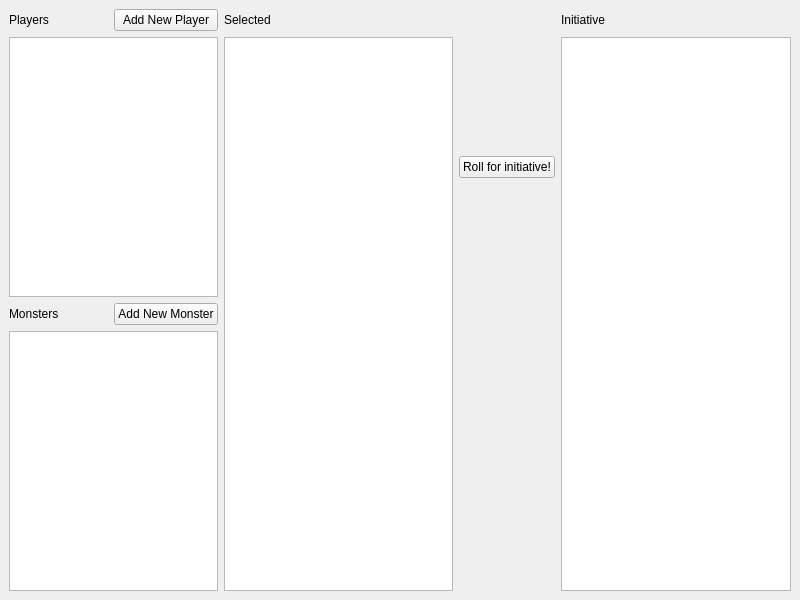
<?xml version="1.0" encoding="UTF-8"?>
<ui version="4.0">
 <class>MainWindow</class>
 <widget class="QMainWindow" name="MainWindow">
  <property name="geometry">
   <rect>
    <x>0</x>
    <y>0</y>
    <width>800</width>
    <height>600</height>
   </rect>
  </property>
  <property name="windowTitle">
   <string>MainWindow</string>
  </property>
  <widget class="QWidget" name="centralwidget">
   <layout class="QGridLayout" name="gridLayout">
    <item row="3" column="3">
     <widget class="QPushButton" name="initiativeButton">
      <property name="text">
       <string>Roll for initiative!</string>
      </property>
     </widget>
    </item>
    <item row="0" column="2">
     <widget class="QLabel" name="selectedLabel">
      <property name="text">
       <string>Selected</string>
      </property>
     </widget>
    </item>
    <item row="3" column="4" rowspan="3">
     <widget class="QListWidget" name="initiativeListWidget"/>
    </item>
    <item row="0" column="4">
     <widget class="QLabel" name="initiativeLabel">
      <property name="text">
       <string>Initiative</string>
      </property>
     </widget>
    </item>
    <item row="4" column="0">
     <widget class="QLabel" name="monsterLabel">
      <property name="text">
       <string>Monsters</string>
      </property>
     </widget>
    </item>
    <item row="0" column="0">
     <widget class="QLabel" name="playerLabel">
      <property name="text">
       <string>Players</string>
      </property>
     </widget>
    </item>
    <item row="0" column="1">
     <widget class="QPushButton" name="addPlayerButton">
      <property name="text">
       <string>Add New Player</string>
      </property>
     </widget>
    </item>
    <item row="3" column="0" colspan="2">
     <widget class="QListWidget" name="playerListWidget"/>
    </item>
    <item row="5" column="0" colspan="2">
     <widget class="QListWidget" name="monsterListWidget"/>
    </item>
    <item row="3" column="2" rowspan="3">
     <widget class="QListWidget" name="selectedListWidget"/>
    </item>
    <item row="4" column="1">
     <widget class="QPushButton" name="addMonsterButton">
      <property name="text">
       <string>Add New Monster</string>
      </property>
     </widget>
    </item>
   </layout>
  </widget>
 </widget>
 <resources/>
 <connections/>
</ui>
